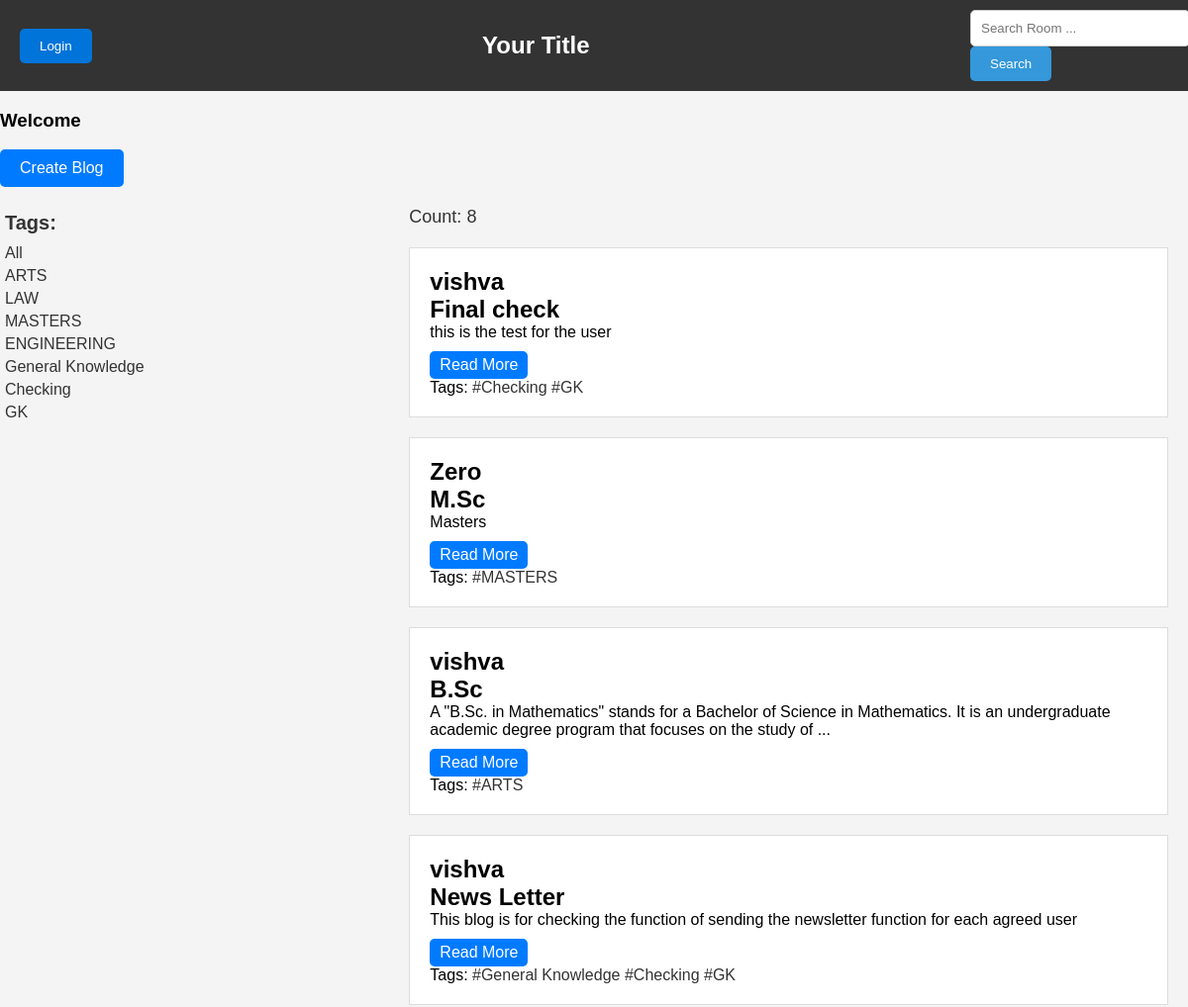
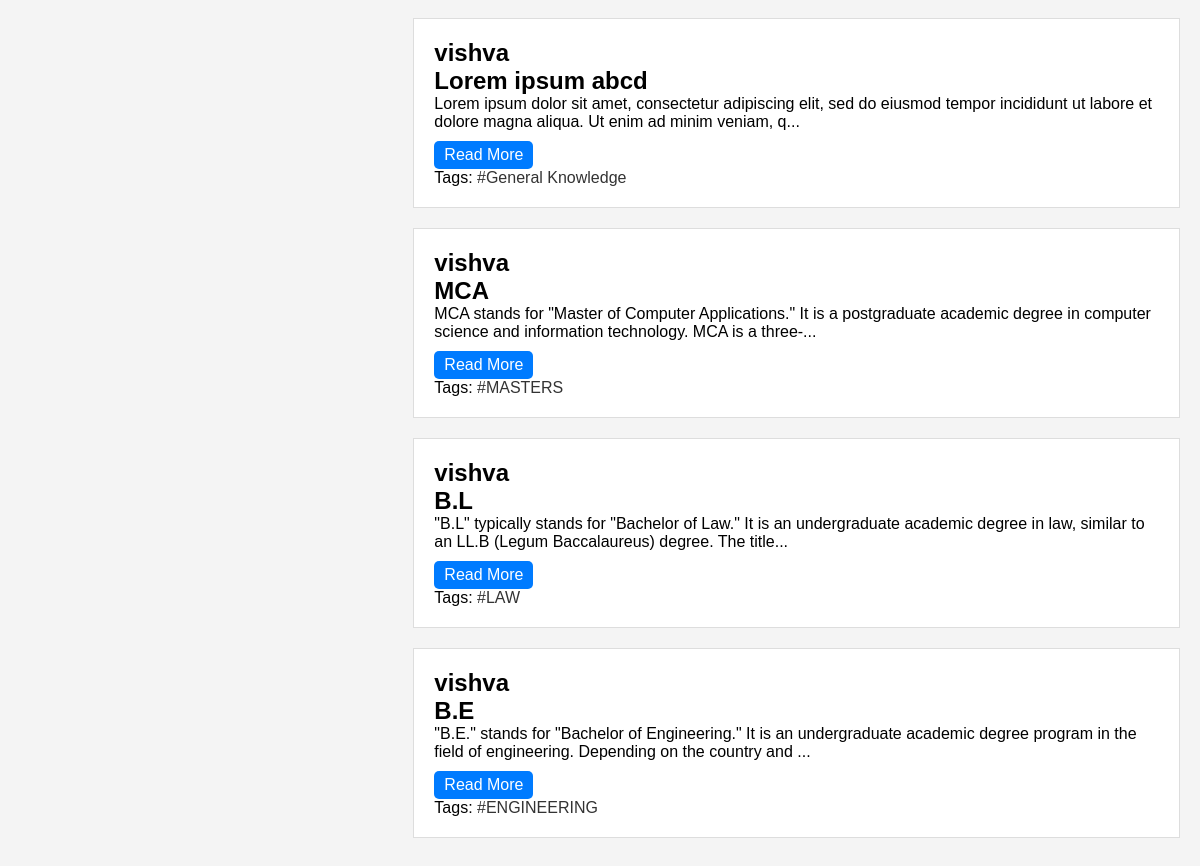
The page / on the database its author committed (2 pictures, top to bottom).
### apps/models.py (models this page shows, shortened)
class Tag(models.Model):
    blog_tags = models.CharField(max_length=50)

class Blogs(models.Model):
    blog_title= models.CharField(max_length=100)
    blog_description = models.TextField()
    host=models.ForeignKey(User,on_delete=models.CASCADE,null=True,blank=True)
    tags = models.ManyToManyField(Tag, blank=True)
    STATUS_CHOICES = [
        ('Pending', 'Pending'),
        ('Approved', 'Approved'),
        ('Rejected', 'Rejected'),
    ]
    status = models.CharField(max_length=10, choices=STATUS_CHOICES, default='Approved')
    created = models.DateTimeField(auto_now_add=True)
    last_updated = models.DateTimeField(auto_now=True)
    def get_absolute_url(self):
        return reverse('blog', args=[str(self.pk)])
    class Meta:
        ordering = ['-last_updated','-created']

### apps/views.py (the view)
# urls.py: path('',views.index,name="home"),
def index(request):
    searching = request.GET.get('search', '')
    blogs= Blogs.objects.filter((Q(tags__blog_tags__icontains=searching )|
                                Q( blog_description__icontains=searching )
                                | Q(blog_title__icontains=searching ))).distinct()
    tags= Tag.objects.all()
    count = blogs.filter(status__icontains='Approved').count()
    home_url = request.build_absolute_uri(reverse('home'))
    context = {'blogs': blogs, 'tags': tags, 'count': count, 'home_url': home_url}
    return render(request, 'apps/home.html', context)

### apps/templates/apps/home.html (shortened to what this page needs)
<!DOCTYPE html>
<html lang="en">
<head>
</head>
<body>
    {% include "apps/nav.html" %}
    <a class="create-blog-button" href="{% url 'create' %}">Create Blog</a>
    <div class="blog-content">
        <div class="blog-tags">
            <h3>Tags:</h3>
            <a href="{% url 'home' %}?q=">All</a>
            {% for tag in tags %}
                <a href="{% url 'home' %}?search={{ tag.blog_tags }}">{{ tag.blog_tags }}</a>
            {% endfor %}
        </div>
        <div class="blog-cards">
            <p class="blog-count">
                Count: {{ count }}
            </p>
            {% for blog in blogs %}
            {% if blog.status == 'Approved' or request.user.is_superuser %}
                <div class="blog-card">
                    <h2>{{blog.host.username}}</h2>
                    <h2 class="blog-title">{{blog.blog_title}}</h2>
                    <p class="blog-description">
                        {{ blog.blog_description|slice:":150" }}{% if blog.blog_description|length > 150 %}...{% endif %}
                    </p>
                    <a href="{{ blog.get_absolute_url }}" class="action-link">Read More</a>
                    <p>
                        Tags:
                        {% for tag in blog.tags.all %}
                            <a href="{% url 'home' %}?search={{ tag.blog_tags }}" class="blog-tags1 blog-tags-hover">#{{ tag.blog_tags }}</a>
                        {% endfor %}
                    </p>
                </div>
            {% endif %}
            {% endfor %}
        </div>
    </div>
</body>
</html>

### apps/templates/apps/home.html (style rules this page uses)
body { font-family: Arial, sans-serif; background-color: #f4f4f4; margin: 0; padding: 0; }
.blog-content { display: flex; flex-direction: row; }
.blog-tags { flex: 1; padding: 5px; margin:3px background-color: #fff; }
.blog-tags h3 { font-size: 20px; margin-bottom: 10px; color: #333; }
.blog-tags a { display: block; font-size: 16px; color: #333; text-decoration: none; margin: 5px 0; transition: color 0.3s; }
.blog-cards { flex: 2; padding: 20px; }
h2 { margin: 0; }
.blog-card { background: #fff; padding: 20px; margin: 0 0 20px; border: 1px solid #ddd; transition: box-shadow 0.3s; }
.blog-description { font-size: 16px; }
.blog-count { font-size: 18px; margin-bottom: 20px; color: #333; }
.blog-title { font-size: 24px; margin: 0; color: #000; }
.blog-tags-hover { font-size: 16px; color: #333; text-decoration: none; margin: 5px 0; transition: color 0.3s, background 0.3s; }
.blog-card .action-link { display: inline-block; font-size: 16px; color: #333; text-decoration: none; margin: 10px 10px 0 0; padding: 5px 10px; background: #007bff; color: #fff; border: none; border-radius: 5px; cursor: pointer; transition: background 0.3s; }
.create-blog-button { display: inline-block; font-size: 16px; color: #fff; text-decoration: none; padding: 10px 20px; background: #007bff; border: none; border-radius: 5px; cursor: pointer; transition: background 0.3s; }

### apps/templates/apps/nav.html (style rules this page uses)
body, h1, p { margin: 0; padding: 0; }

### rows shown on the page
Tag: blog_tags "ARTS"
Tag: blog_tags "LAW"
Tag: blog_tags "MASTERS"
Tag: blog_tags "ENGINEERING"
Tag: blog_tags "General Knowledge"
Tag: blog_tags "Checking"
Tag: blog_tags "GK"
Blogs: host.username "vishva", blog_title "Final check", blog_description "this is the test for the user"
Blogs: host.username "Zero", blog_title "M.Sc", blog_description "Masters"
Blogs: host.username "vishva", blog_title "B.Sc", blog_description "A \"B.Sc. in Mathematics\" stands for a Bachelor of Science in Mathematics. It is an undergraduate academic degree program that focuses on the study of"
Blogs: host.username "vishva", blog_title "News Letter", blog_description "This blog is for checking the function of sending the newsletter function for each agreed user"
Blogs: host.username "vishva", blog_title "Lorem ipsum abcd", blog_description "Lorem ipsum dolor sit amet, consectetur adipiscing elit, sed do eiusmod tempor incididunt ut labore et dolore magna aliqua. Ut enim ad minim veniam, q"
Blogs: host.username "vishva", blog_title "MCA", blog_description "MCA stands for \"Master of Computer Applications.\" It is a postgraduate academic degree in computer science and information technology. MCA is a three-"
Blogs: host.username "vishva", blog_title "B.L", blog_description "\"B.L\" typically stands for \"Bachelor of Law.\" It is an undergraduate academic degree in law, similar to an LL.B (Legum Baccalaureus) degree. The title"
Blogs: host.username "vishva", blog_title "B.E", blog_description "\"B.E.\" stands for \"Bachelor of Engineering.\" It is an undergraduate academic degree program in the field of engineering. Depending on the country and"

### other values the page prints
{{ count }} "8"
